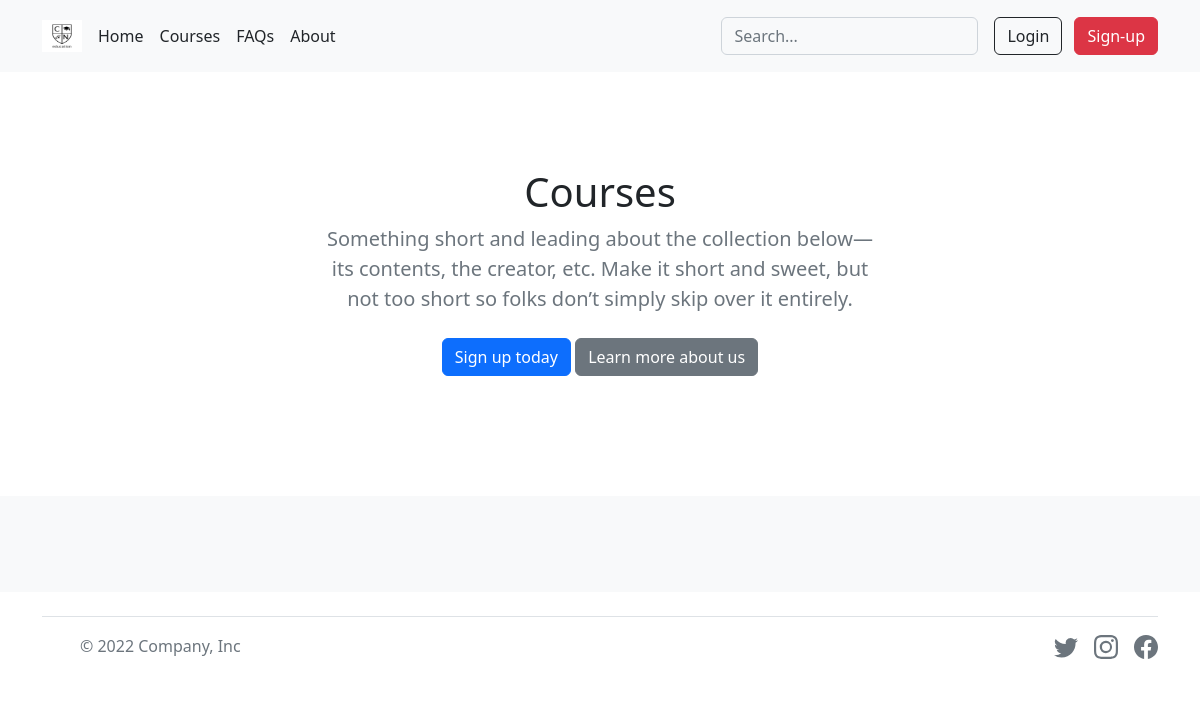
/courses, run on an earlier commit of the app's database.
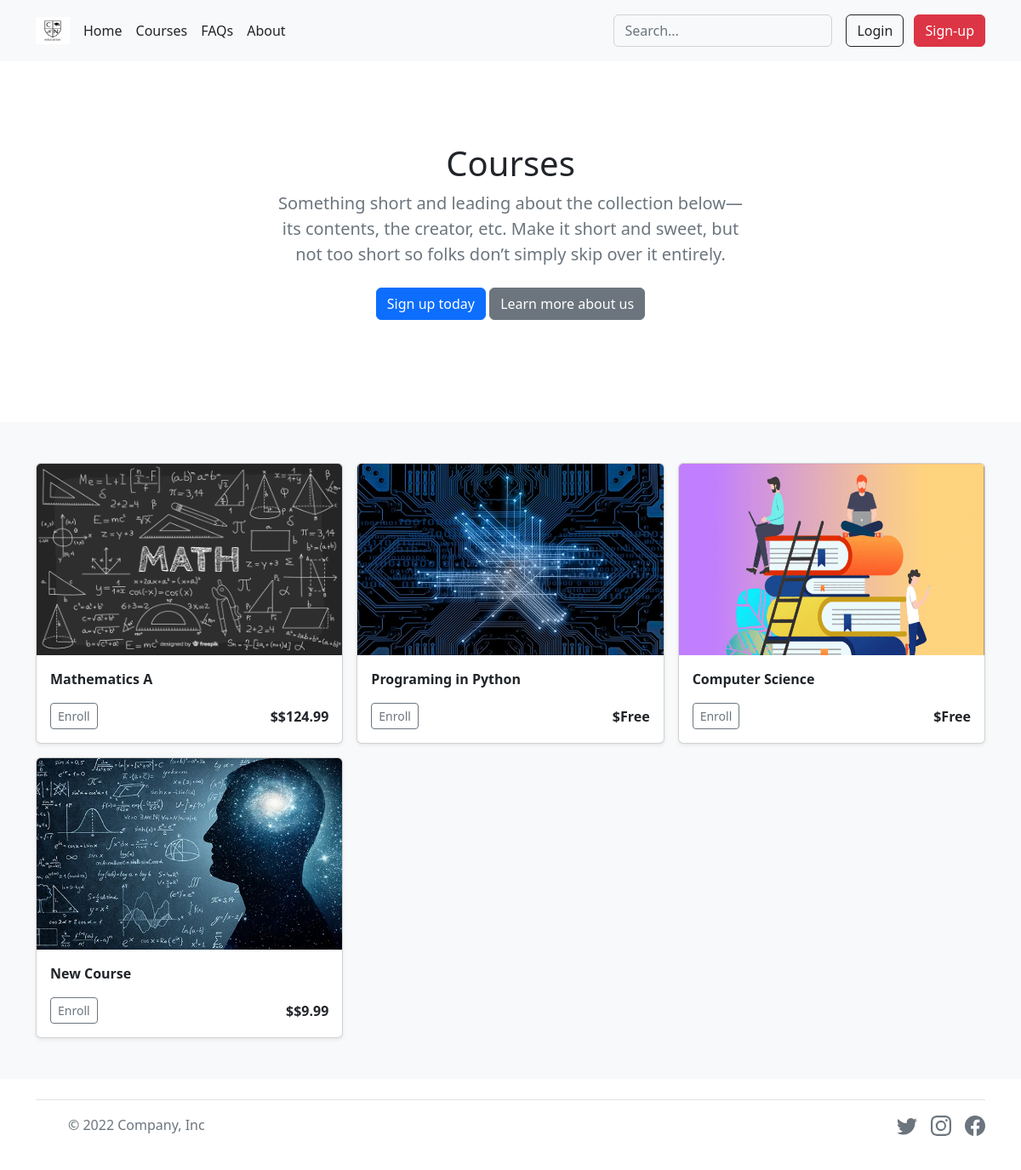
And on a later commit of the database.
### tables this page shows
CREATE TABLE courses (id INTEGER PRIMARY KEY AUTOINCREMENT NOT NULL, price TEXT NOT NULL, text TEXT NOT NULL, name TEXT NOT NULL);

### app.py (the view)
@app.route("/courses")
def courses():
    session["cart"] = []
    courses = db.execute("SELECT * FROM courses")
    return render_template("courses.html", ids = courses)

### app.py (called while the page is built)
@app.after_request
def after_request(response):
    response.headers["Cache-Control"] = "no-cache, no-store, must-revalidate"
    response.headers["Expires"] = 0
    response.headers["Pragma"] = "no-cache"
    return response

### templates/courses.html (shortened to what this page needs)
{% extends "layout.html" %}
{% block main %}
{% if not session["user_id"] %}
<section class="py-5 text-center container">
    <div class="row py-lg-5">
      <div class="col-lg-6 col-md-8 mx-auto">
        <h1 class="fw-light">Courses</h1>
        <p class="lead text-muted">Something short and leading about the collection below—its contents, the creator, etc. Make it short and sweet, but not too short so folks don’t simply skip over it entirely.</p>
        <p>
          <a href="/signup" class="btn btn-primary my-2">Sign up today</a>
          <a href="/about" class="btn btn-secondary my-2">Learn more about us</a>
        </p>
      </div>
    </div>
  </section>
{% endif %}
  <div class="album py-5 bg-light">
    <div class="container">
      <div class="row row-cols-1 row-cols-sm-2 row-cols-md-3 g-3">
        {% for id in ids %}
        <form action="/info" method="get">
        <div class="col">
          <div class="card shadow-sm">
            <img src="../static/images/courses/{{ id.id }}.png" class="bd-placeholder-img card-img-top" width="100%" height="225" alt="...">
            <div class="card-body">
              <p class="card-text fw-bold">{{ id.name }}</p>
              <div class="d-flex justify-content-between align-items-center">
                <div class="btn-group">
                  <button class="btn btn-sm btn-outline-secondary" id="id" name="id" value="{{ id.id }}">Enroll</a>
                </div>
                <small class="fs-6 fw-semibold">{% if id.price == 0 %}Free{% else %}${{ id.price }}{% endif %}</small>
              </div>
            </div>
          </div>
        </div>
      </form>
        {% endfor %}
      </div>
    </div>
  </div>
{% endblock %}

### templates/layout.html (shortened to what this page needs)
<!doctype html>
<html lang="en">
    <head>
        <link href="https://cdn.jsdelivr.net/npm/bootstrap@5.2.0/dist/css/bootstrap.min.css" rel="stylesheet">
    </head>
    <body>
      <link href="../static/css.css" rel="stylesheet">
        <header class="p-3 text-bg-light sticky-sm-top">
            <div class="container">
              <div class="d-flex flex-wrap align-items-center justify-content-center justify-content-lg-start">
                <a href="/" class="d-flex align-items-center mb-2 mb-lg-0 text-white text-decoration-none">
                  <img class="bi me-2" width="40" height="32" role="img" aria-label="Bootstrap" src="../static/images/logo/logo2.png"></img>
                </a>
                {% if session["user_id"] %}
                <ul class="nav col-12 col-lg-auto me-lg-auto mb-2 justify-content-center mb-md-0">
                    <li><a href="/" class="nav-link px-2 text-dark">Home</a></li>
                    <li><a href="/courses" class="nav-link px-2 text-dark">Courses</a></li>
                    <li><a href="/faq" class="nav-link px-2 text-dark">FAQs</a></li>
                    <li><a href="/about" class="nav-link px-2 text-dark">About</a></li>
                  </ul>
                  <form action="/search" method="get" class="col-12 col-lg-auto mb-3 mb-lg-0 me-lg-3" role="search">
                    <input type="search" class="form-control form-control-light text-bg-light" name="q" placeholder="Search..." aria-label="Search">
                  </form>
                  <div class="text-end">
                    <div class="btn-group" role="group">
                      <button type="button" class="btn btn-outline-dark dropdown-toggle" data-bs-toggle="dropdown" aria-expanded="false">
                        Account
                      </button>
                      <ul class="dropdown-menu">
                        {% if session["admin"] == 1 %}
                        <li><a class="dropdown-item" href="/admin">Admin</a></li>
                        {% endif %}
                        <li><a class="dropdown-item" href="/account">Courses</a></li>
                        <li><a class="dropdown-item" href="/settings">Settings</a></li>
                      </ul>
                    </div>
                    <a class="btn btn-danger" href="/logout" role="button">Logout</a>
                  </div>
                {% else %}
                <ul class="nav col-12 col-lg-auto me-lg-auto mb-2 justify-content-center mb-md-0">
                  <li><a href="/" class="nav-link px-2 text-dark">Home</a></li>
                  <li><a href="/courses" class="nav-link px-2 text-dark">Courses</a></li>
                  <li><a href="/faq" class="nav-link px-2 text-dark">FAQs</a></li>
                  <li><a href="/about" class="nav-link px-2 text-dark">About</a></li>
                </ul>
                <form action="/search" method="get" class="col-12 col-lg-auto mb-3 mb-lg-0 me-lg-3" role="search">
                  <input type="search" class="form-control form-control-light text-bg-light" name="q" placeholder="Search..." aria-label="Search">
                </form>
                <div class="text-end">
                  <a class="btn btn-outline-dark me-2" href="/login" role="button">Login</a>
                  <a class="btn btn-danger" href="/signup" role="button">Sign-up</a>
                </div>
                {% endif %}
              </div>
            </div>
          </header>
        <main>
            {% block main %}{% endblock %}
        </main>
        <div class="container">
            <footer class="d-flex flex-wrap justify-content-between align-items-center py-3 my-4 border-top">
              <div class="col-md-4 d-flex align-items-center">
                <a href="/" class="mb-3 me-2 mb-md-0 text-muted text-decoration-none lh-1">
                  <svg class="bi" width="30" height="24"><use xlink:href="#bootstrap"></use></svg>
                </a>
                <span class="mb-3 mb-md-0 text-muted">© 2022 Company, Inc</span>
              </div>
              <ul class="nav col-md-4 justify-content-end list-unstyled d-flex">
                <li class="ms-3"><a class="text-muted" href="#"></use></svg></a></li>
                <li class="ms-3"><a class="text-muted" href="#"></use></svg></a></li>
                <li class="ms-3"><a class="text-muted" href="#"></use></svg></a></li>
              </ul>
            </footer>
          </div>
    </body>
</html>

What changed in the data, as far as the page shows it:
added courses: shows a picture, name "Mathematics A", {{ id.id }} 1 (drawn), price "$124.99"
added courses: shows a picture, name "Programing in Python", {{ id.id }} 2 (drawn), price "Free"
added courses: shows a picture, name "Computer Science", {{ id.id }} 3 (drawn), price "Free"
added courses: shows a picture, name "New Course", {{ id.id }} 4 (drawn), price "$9.99"
